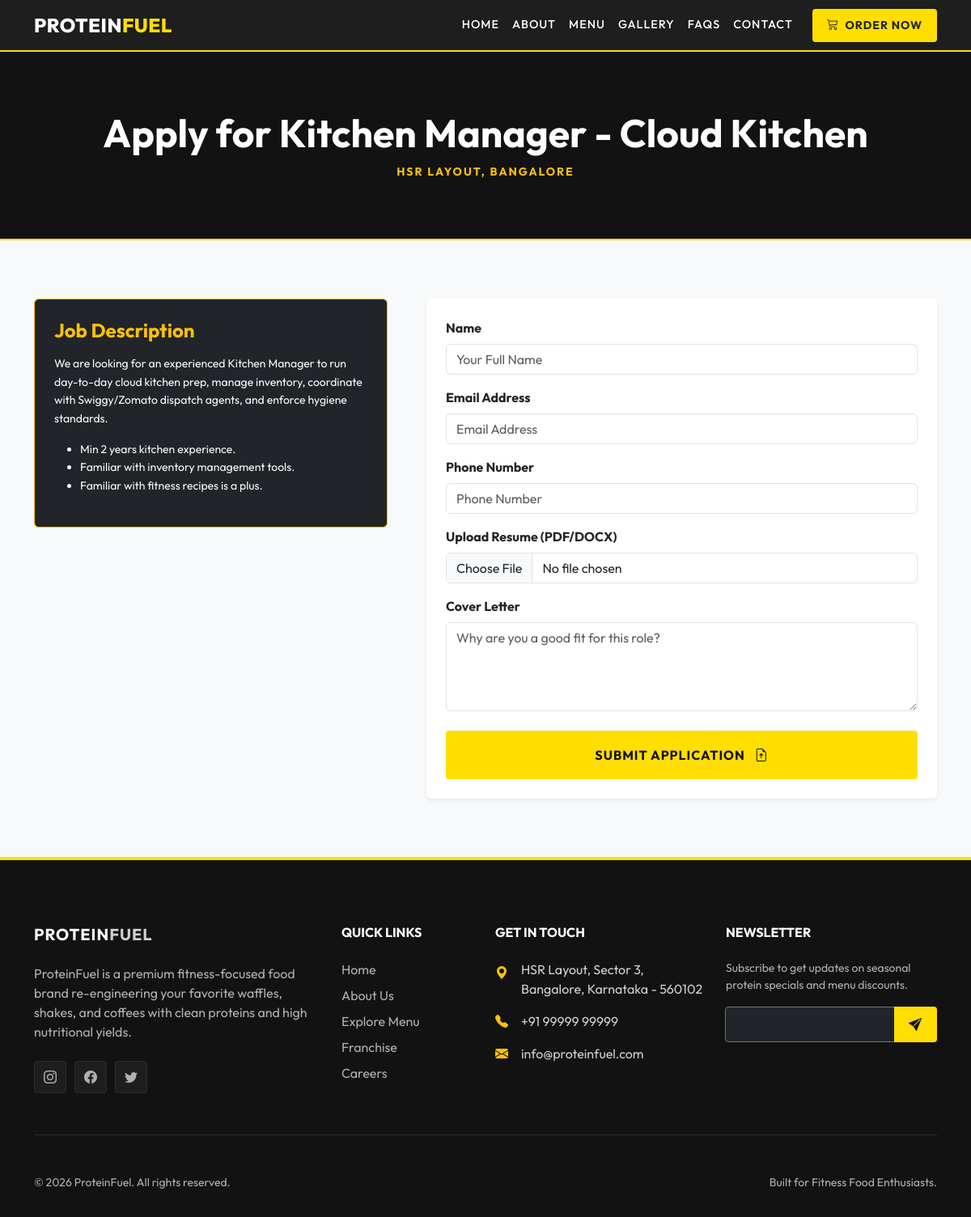
/careers/1/apply/, run on the app's committed database.
### apps/core/models.py (models this page shows, shortened)
class TimeStampedModel(models.Model):
    created_at = models.DateTimeField(auto_now_add=True)
    updated_at = models.DateTimeField(auto_now=True)
    class Meta:
        abstract = True

class SoftDeleteModel(models.Model):
    is_deleted = models.BooleanField(default=False)
    deleted_at = models.DateTimeField(null=True, blank=True)
    objects = SoftDeleteManager()
    all_objects = models.Manager()
    class Meta:
        abstract = True

class Job(TimeStampedModel, SoftDeleteModel):
    STATUS_CHOICES = (
        ('ACTIVE', 'Active / Hiring'),
        ('CLOSED', 'Closed'),
    )
    position = models.CharField(max_length=100)
    location = models.CharField(max_length=100)
    description = models.TextField()  # Will use CKEditor widget in admin
    status = models.CharField(max_length=10, choices=STATUS_CHOICES, default='ACTIVE')
    class Meta:
        ordering = ['-created_at']

class SingletonModel(models.Model):
    class Meta:
        abstract = True
    @classmethod
    def load(cls):
        obj, created = cls.objects.get_or_create(pk=1)
        return obj

class SiteSettings(SingletonModel, TimeStampedModel):
    site_name = models.CharField(max_length=100, default="ProteinFuel")
    logo = models.ImageField(upload_to="settings/", null=True, blank=True)
    logo_dark = models.ImageField(upload_to="settings/", null=True, blank=True)
    contact_email = models.EmailField(default="info@proteinfuel.com")
    contact_phone = models.CharField(max_length=20, default="+91 99999 99999")
    contact_address = models.TextField(default="Bangalore, India")
    footer_about = models.TextField(blank=True, default="ProteinFuel sells high protein waffles, shakes, coffees, and snacks to keep you active and fueled.")
    copyright_text = models.CharField(max_length=200, default="© 2026 ProteinFuel. All rights reserved.")
    google_analytics_id = models.CharField(max_length=50, blank=True, null=True, help_text="e.g., G-XXXXXXX")
    meta_title = models.CharField(max_length=100, blank=True, null=True)
    meta_description = models.TextField(blank=True, null=True)
    robots_txt = models.TextField(blank=True, null=True, default="User-agent: *\nAllow: /")
    sitemap_xml = models.TextField(blank=True, null=True)
    class Meta:
        verbose_name = "Site Settings"
        verbose_name_plural = "Site Settings"

class SocialLink(TimeStampedModel):
    platform_name = models.CharField(max_length=50, help_text="e.g. Instagram, Facebook, Twitter")
    url = models.URLField()
    icon_name = models.CharField(max_length=50, help_text="Bootstrap icon class name, e.g. 'instagram'")
    is_active = models.BooleanField(default=True)
    display_order = models.PositiveIntegerField(default=0)
    class Meta:
        ordering = ['display_order', 'id']

### apps/core/views.py (the view, shortened to what this page needs)
# urls.py: path('careers/<int:job_id>/apply/', JobApplyView.as_view(), name='job_apply'),
class JobApplyView(CreateView):
    model = JobApplication
    form_class = JobApplicationForm
    template_name = 'core/job_apply.html'
    success_url = '/careers/'
    def get_context_data(self, **kwargs):
        context = super().get_context_data(**kwargs)
        context['job'] = get_object_or_404(Job, pk=self.kwargs['job_id'], status='ACTIVE')
        return context

### apps/core/forms.py
class JobApplicationForm(forms.ModelForm):
    class Meta:
        model = JobApplication
        fields = ['name', 'email', 'phone', 'resume', 'cover_letter']
        widgets = {
            'name': forms.TextInput(attrs={'class': 'form-control', 'placeholder': 'Your Full Name'}),
            'email': forms.EmailInput(attrs={'class': 'form-control', 'placeholder': 'Email Address'}),
            'phone': forms.TextInput(attrs={'class': 'form-control', 'placeholder': 'Phone Number'}),
            'resume': forms.FileInput(attrs={'class': 'form-control'}),
            'cover_letter': forms.Textarea(attrs={'class': 'form-control', 'placeholder': 'Why are you a good fit for this role?', 'rows': 4}),
        }

### apps/core/context_processors.py (called while the page is built)
def global_site_settings(request):
    settings = SiteSettings.load()
    social_links = SocialLink.objects.filter(is_active=True)
    header_categories = Category.objects.filter(is_active=True)[:6]
    return {
        'site_settings': settings,
        'social_links': social_links,
        'header_categories': header_categories,
    }

### apps/core/models.py (called while the page is built)
    def get_queryset(self):
        return SoftDeleteQuerySet(self.model, using=self._db).filter(is_deleted=False)

### templates/core/job_apply.html (shortened to what this page needs)
{% extends 'base.html' %}
{% block content %}
    <section class="section-dark py-5 bg-dark text-center" style="border-bottom: 2px solid var(--primary-yellow);">
        <div class="container py-4">
            <h1 class="display-5 fw-bold text-white mb-2">Apply for {{ job.position }}</h1>
            <p class="text-warning mb-0 text-uppercase fw-bold small" style="letter-spacing: 2px;">{{ job.location }}</p>
        </div>
    </section>
    <section class="py-5">
        <div class="container py-4">
            <div class="row g-5">
                <div class="col-lg-5">
                    <div class="card bg-dark text-white p-4 border-warning mb-4">
                        <h4 class="fw-bold text-warning mb-3">Job Description</h4>
                        <div class="text-light small text-break" style="line-height: 1.6;">
                            {{ job.description|safe }}
                        </div>
                    </div>
                </div>
                <div class="col-lg-7">
                    <div class="card p-4 shadow-sm border-0">
                        <form method="post" enctype="multipart/form-data" novalidate>
                            <div class="mb-3">
                                <label for="{{ form.name.id_for_label }}" class="form-label fw-bold">Name</label>
                                {{ form.name }}
                            </div>
                            <div class="mb-3">
                                <label for="{{ form.email.id_for_label }}" class="form-label fw-bold">Email Address</label>
                                {{ form.email }}
                            </div>
                            <div class="mb-3">
                                <label for="{{ form.phone.id_for_label }}" class="form-label fw-bold">Phone Number</label>
                                {{ form.phone }}
                            </div>
                            <div class="mb-3">
                                <label for="{{ form.resume.id_for_label }}" class="form-label fw-bold">Upload Resume (PDF/DOCX)</label>
                                {{ form.resume }}
                            </div>
                            <div class="mb-3">
                                <label for="{{ form.cover_letter.id_for_label }}" class="form-label fw-bold">Cover Letter</label>
                                {{ form.cover_letter }}
                            </div>
                            <button type="submit" class="btn btn-yellow w-100 py-3 mt-2">
                                Submit Application <i class="bi bi-file-earmark-arrow-up ms-2"></i>
                            </button>
                        </form>
                    </div>
                </div>
            </div>
        </div>
    </section>
{% endblock %}

### templates/base.html (shortened to what this page needs)
{% load static %}
<!DOCTYPE html>
<html lang="en">
<head>
    <link href="https://cdn.jsdelivr.net/npm/bootstrap@5.3.0/dist/css/bootstrap.min.css" rel="stylesheet">
    <link rel="stylesheet" href="https://cdn.jsdelivr.net/npm/bootstrap-icons@1.10.5/font/bootstrap-icons.css">
    <link rel="stylesheet" href="{% static 'css/style.css' %}">
</head>
<body>
    <nav class="navbar navbar-expand-lg navbar-dark navbar-custom sticky-top">
        <div class="container">
            <a class="navbar-brand" href="{% url 'core:home' %}">
                {% if site_settings.logo %}
                    <img src="{{ site_settings.logo.url }}" alt="{{ site_settings.site_name }}" height="40">
                {% else %}
                    PROTEIN<span>FUEL</span>
                {% endif %}
            </a>
            <div class="collapse navbar-collapse" id="navbarNav">
                <ul class="navbar-nav ms-auto align-items-lg-center">
                    <li class="nav-item">
                        <a class="nav-link {% if request.resolver_match.url_name == 'home' %}active{% endif %}" href="{% url 'core:home' %}">Home</a>
                    </li>
                    <li class="nav-item">
                        <a class="nav-link {% if request.resolver_match.url_name == 'about' %}active{% endif %}" href="{% url 'core:about' %}">About</a>
                    </li>
                    <li class="nav-item">
                        <a class="nav-link {% if request.resolver_match.app_name == 'catalog' %}active{% endif %}" href="{% url 'catalog:product_list' %}">Menu</a>
                    </li>
                    <li class="nav-item">
                        <a class="nav-link {% if request.resolver_match.url_name == 'gallery' %}active{% endif %}" href="{% url 'core:gallery' %}">Gallery</a>
                    </li>
                    <li class="nav-item">
                        <a class="nav-link {% if request.resolver_match.url_name == 'faq' %}active{% endif %}" href="{% url 'core:faq' %}">FAQs</a>
                    </li>
                    <li class="nav-item">
                        <a class="nav-link {% if request.resolver_match.url_name == 'contact' %}active{% endif %}" href="{% url 'core:contact' %}">Contact</a>
                    </li>
                    <li class="nav-item ms-lg-3 mt-2 mt-lg-0">
                        <a class="btn btn-yellow btn-sm py-2 px-3 text-dark font-weight-bold" href="{% url 'catalog:product_list' %}">
                            <i class="bi bi-cart3 me-1"></i> Order Now
                        </a>
                    </li>
                </ul>
            </div>
        </div>
    </nav>
    <main>
        {% block content %}{% endblock %}
    </main>
    <footer class="footer-custom">
        <div class="container">
            <div class="row g-4">
                <div class="col-lg-4 col-md-6">
                    <h5 class="text-uppercase fw-bold mb-4" style="letter-spacing: 1px;">
                        PROTEIN<span style="color: var(--primary-yellow);">FUEL</span>
                    </h5>
                    <p class="text-muted mb-4">
                        {{ site_settings.footer_about }}
                    </p>
                    <div class="d-flex">
                        {% for link in social_links %}
                        <a href="{{ link.url }}" class="footer-social-icon" target="_blank" title="{{ link.platform_name }}">
                            <i class="bi bi-{{ link.icon_name }}"></i>
                        </a>
                        {% endfor %}
                    </div>
                </div>
                <div class="col-lg-2 col-md-6 ms-lg-auto">
                    <h6 class="text-uppercase fw-bold mb-4">Quick Links</h6>
                    <ul class="list-unstyled">
                        <li class="mb-2"><a href="{% url 'core:home' %}">Home</a></li>
                        <li class="mb-2"><a href="{% url 'core:about' %}">About Us</a></li>
                        <li class="mb-2"><a href="{% url 'catalog:product_list' %}">Explore Menu</a></li>
                        <li class="mb-2"><a href="{% url 'core:franchise' %}">Franchise</a></li>
                        <li class="mb-2"><a href="{% url 'core:careers' %}">Careers</a></li>
                    </ul>
                </div>
                <div class="col-lg-3 col-md-6">
                    <h6 class="text-uppercase fw-bold mb-4">Get In Touch</h6>
                    <ul class="list-unstyled text-muted">
                        <li class="mb-3 d-flex align-items-start">
                            <i class="bi bi-geo-alt-fill text-warning me-3 mt-1"></i>
                            <span>{{ site_settings.contact_address }}</span>
                        </li>
                        <li class="mb-3 d-flex align-items-center">
                            <i class="bi bi-telephone-fill text-warning me-3"></i>
                            <span>{{ site_settings.contact_phone }}</span>
                        </li>
                        <li class="mb-3 d-flex align-items-center">
                            <i class="bi bi-envelope-fill text-warning me-3"></i>
                            <span>{{ site_settings.contact_email }}</span>
                        </li>
                    </ul>
                </div>
                <div class="col-lg-3 col-md-6">
                    <h6 class="text-uppercase fw-bold mb-4">Newsletter</h6>
                    <p class="text-muted small mb-3">Subscribe to get updates on seasonal protein specials and menu discounts.</p>
                    <form id="newsletter-form" class="input-group">
                        <input type="email" name="email" class="form-control bg-dark border-secondary text-white" placeholder="Your Email" required style="border-radius: 4px 0 0 4px;">
                        <button type="submit" class="btn btn-yellow" style="border-radius: 0 4px 4px 0; padding: 0.5rem 1rem;">
                            <i class="bi bi-send-fill"></i>
                        </button>
                    </form>
                </div>
            </div>
            <hr class="my-5 border-secondary">
            <div class="row align-items-center">
                <div class="col-md-6 text-center text-md-start text-muted small">
                    {{ site_settings.copyright_text }}
                </div>
                <div class="col-md-6 text-center text-md-end text-muted small mt-2 mt-md-0">
                    Built for Fitness Food Enthusiasts.
                </div>
            </div>
        </div>
    </footer>
</body>
</html>

### static/css/style.css (style rules this page uses)
:root { --primary-yellow: #FFDE00; --primary-yellow-hover: #E5C700; --dark-bg: #121212; --dark-card: #1E1E1E; --dark-border: #2D2D2D; --text-muted: #A0A0A0; --light-bg: #F8F9FA; --light-card: #FFFFFF; --light-border: #E5E5E5; --font-outfit: 'Outfit', sans-serif; --transition-smooth: all 0.3s cubic-bezier(0.4, 0, 0.2, 1); }
body { font-family: var(--font-outfit); background-color: var(--light-bg); color: var(--dark-bg); overflow-x: hidden; }
.section-dark { background-color: var(--dark-bg) !important; color: #ffffff !important; }
.navbar-custom { background-color: rgba(18, 18, 18, 0.95) !important; backdrop-filter: blur(10px); border-bottom: 2px solid var(--primary-yellow); transition: var(--transition-smooth); }
.navbar-custom .nav-link { color: #ffffff !important; font-weight: 500; text-transform: uppercase; font-size: 0.9rem; letter-spacing: 1px; transition: var(--transition-smooth); padding: 0.5rem 1rem; }
.navbar-custom .navbar-brand { font-weight: 800; font-size: 1.5rem; color: #ffffff !important; letter-spacing: 0.5px; }
.navbar-custom .navbar-brand span { color: var(--primary-yellow); }
.btn-yellow { background-color: var(--primary-yellow); color: var(--dark-bg); font-weight: 700; text-transform: uppercase; letter-spacing: 1px; border: 2px solid var(--primary-yellow); border-radius: 4px; padding: 0.75rem 1.75rem; transition: var(--transition-smooth); }
.footer-custom { background-color: var(--dark-bg); color: #ffffff !important; border-top: 4px solid var(--primary-yellow); padding: 5rem 0 2rem; }
.footer-custom h5, .footer-custom h6, .footer-custom strong { color: #ffffff !important; }
.footer-custom p, .footer-custom span, .footer-custom li { color: #d0d0d0 !important; }
.footer-custom .text-muted { color: #b0b0b0 !important; }
.footer-custom a { color: #b0b0b0 !important; text-decoration: none; transition: var(--transition-smooth); }
.footer-social-icon { display: inline-flex; align-items: center; justify-content: center; width: 40px; height: 40px; border-radius: 4px; background-color: var(--dark-card); color: #ffffff !important; border: 1px solid var(--dark-border); margin-right: 10px; transition: var(--transition-smooth); }

### data on the page
Job: position "Kitchen Manager - Cloud Kitchen", location "HSR LAYOUT, BANGALORE", description "We are looking for an experienced Kitchen Manager to run day-to-day cloud kitchen prep, manage inventory, coordinate with Swiggy/Zomato dispatch agents, and enforce hygiene standards. Min 2 years kitchen experience. Familiar with inventory management tools. Familiar with fitness recipes is a plus."
SiteSettings: footer_about "ProteinFuel is a premium fitness-focused food brand re-engineering your favorite waffles, shakes, and coffees with clean proteins and high nutritional yields.", contact_address "HSR Layout, Sector 3, Bangalore, Karnataka - 560102", contact_phone "+91 99999 99999", contact_email "info@proteinfuel.com", copyright_text "© 2026 ProteinFuel. All rights reserved."
